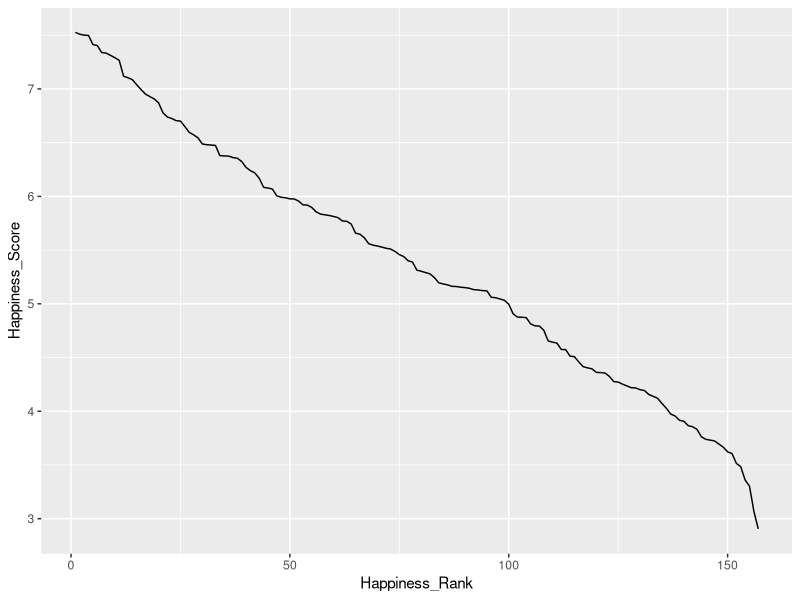
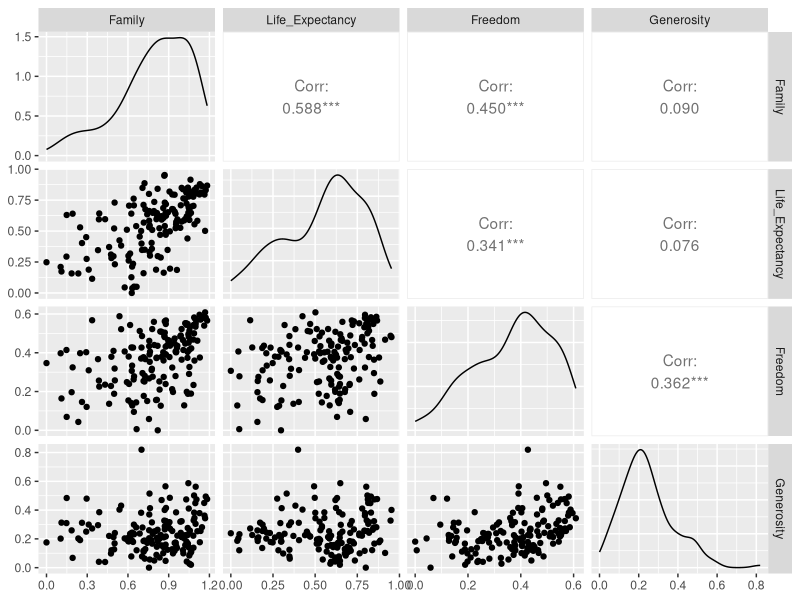
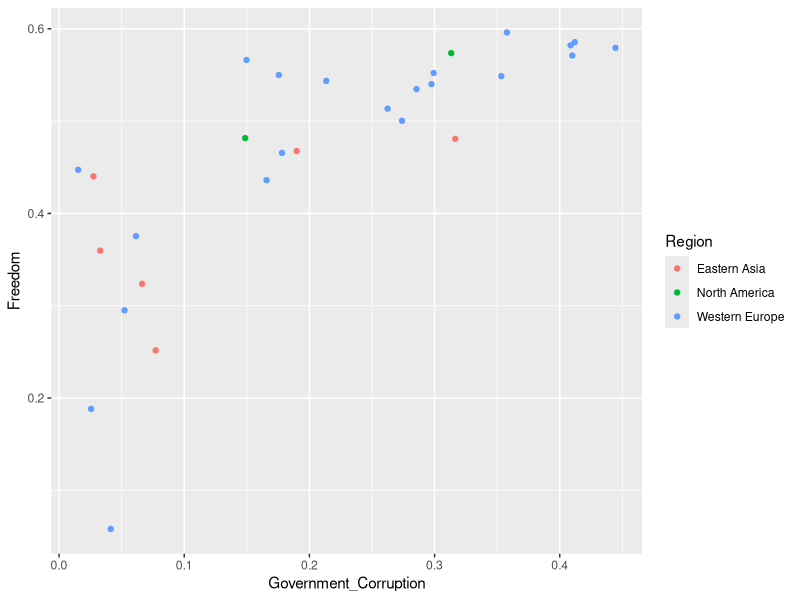

The R source for these figures, in order:
## ---- chunk 1
knitr::opts_chunk$set(echo = TRUE)
## ---- chunk 2
library(dplyr)
library(ggplot2)
library(GGally)

#making life ezpz
tt_split <- function(data, percent, side){
  ## FUNCTION FOR SPLITTING BY PERCENT CHOSEN
  if(side == 'top'){
    data <- data %>% #top X% of data
      slice(1:ceiling(nrow(data)*percent))
  }
  else if (side == 'bot'){
    data <- data %>% #bottom X% of data
      slice(ceiling(nrow(data)*percent)+1:nrow(data))
  }
  else{
    print("choose top or bot portion of data")
  }
  return(data)
}
## ---- chunk 3
convert_F2C <- function(num){
  num = (num-32)*5/9
  return(num)
}

convert_F2C(86)
## ---- chunk 4
df <- read.csv('2016.csv')
df %>% 
  head(5)
## ---- chunk 5
df %>% 
  subset(Region == "North America") %>% 
  summarise(
    Region = "North America",
    mean_hap = mean(Happiness_Score)
  )
## ---- chunk 6
us_gen <- df %>%
  subset(Country == "United States", select = Generosity) %>%
  as.numeric()

mex_gen <- df %>%
  subset(Country == "Mexico", select = Generosity) %>%
  as.numeric()

us_gen - mex_gen
## ---- chunk 7
df %>% 
  ggplot(aes(x=Happiness_Rank, y=Happiness_Score)) +
  geom_line()
## ---- chunk 8
df %>%  
  subset(select = c(Family, Life_Expectancy, Freedom, Generosity)) %>%
  ggpairs()
## ---- chunk 9
regions = c("North America", "Western Europe", "Eastern Asia")

reg_data <- df %>% 
  subset(Region %in% regions)
## ---- chunk 10
reg_data %>% 
  ggplot()+
  geom_point(aes(x=Government_Corruption, y= Freedom, color = Region))
## ---- chunk 11
data <- df %>% 
  subset(select = c(Happiness_Score, GDP_per_Capita, Family, Life_Expectancy, Freedom))

train <- data %>% 
  tt_split(0.8, 'top')

test <- data %>% 
  tt_split(0.8, 'bot')

lm.fit <- lm(Happiness_Score ~ GDP_per_Capita + Family + Life_Expectancy + Freedom,
               data = train)
## ---- chunk 12
lm.fit %>% 
  summary()
